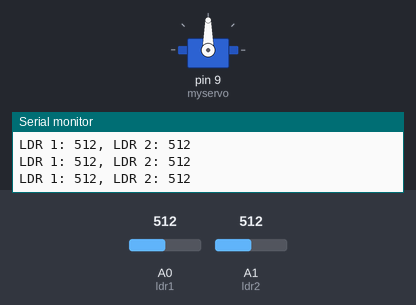
A sketch run on a simulated Arduino Uno, built with avr-gcc and run on an emulated ATmega328P. On the bench: servo, the last lines printed to the serial monitor. The test bench sets the inputs (shaded band); at power-on: A0 (ldr1) = 512, A1 (ldr2) = 512.

Above: at 1.2 s.
1.3 s: A0 (ldr1) set to 587
2.8 s: A0 (ldr1) set to 611
At 4.2 s:
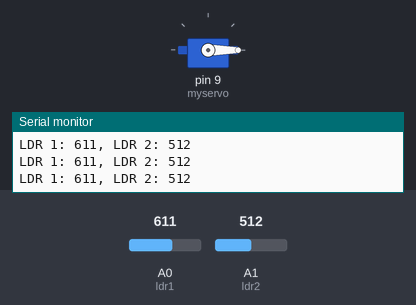
4.5 s: A0 (ldr1) set to 590
At 5.7 s:
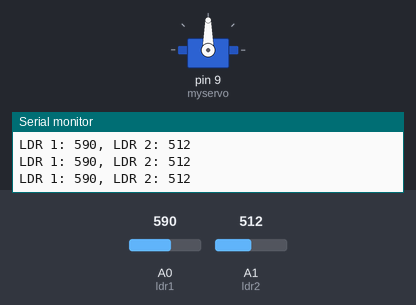
6.0 s: A1 (ldr2) set to 588
7.5 s: A1 (ldr2) set to 609
At 8.3 s:
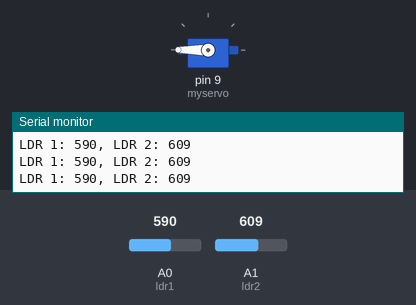
9.0 s: A1 (ldr2) set to 590
At 9.5 s:
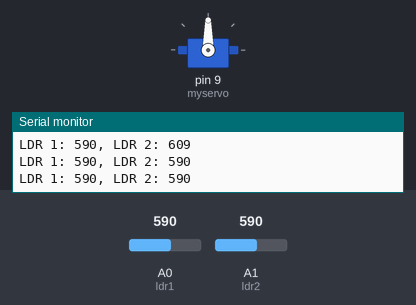
Timing chart, 0 to 11.5 s (numbered marks = the images above; inputs shaded):
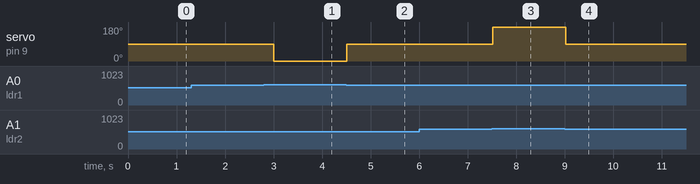

Measured:
- the behaviour switches between 600 and 601 on A0 (ldr1) (found by bisection; images 0 and 1)
- the behaviour switches between 600 and 601 on A1 (ldr2) (found by bisection; images 2 and 3)
- after the input at 2.8 s, servo on pin 9 (myservo): 90° → 0° after 0.21 s
- after the input at 4.5 s, servo on pin 9 (myservo): 0° → 90° at once
- after the input at 7.5 s, servo on pin 9 (myservo): 90° → 180° at once
- after the input at 9.0 s, servo on pin 9 (myservo): 180° → 90° at once

The sketch:

Servo_1.ino
```cpp
#include <Servo.h>

Servo myservo;

int ldr1 = A0;     // input pin for first sensor
int ldr2 = A1;     // input pin for second sensor
int val1;          // variable for first sensor value
int val2;          // variable for second sensor value
int thresh = 600;  // threshold LDR
int pos = 90;      // initial position

void setup() {
  myservo.attach(9);  // attaches the servo on pin 9 to the servo object
  Serial.begin(9600);
  pinMode(ldr1, INPUT);
  pinMode(ldr2, INPUT);
  myservo.write(pos);  // write initial position
}

void loop() {
  val1 = analogRead(ldr1);
  val2 = analogRead(ldr2);
  Serial.print("LDR 1: ");
  Serial.print(val1);
  Serial.print(", ");
  Serial.print("LDR 2: ");
  Serial.println(val2);

  if (val1 > thresh) {  // if light intensity increases on LDR 1
    myservo.write(0);   // move servo to 0 degree position
    delay(300);
  } else if (val2 > thresh) {  // if light intensity increases on LDR 2
    myservo.write(180);        // move servo to 180 degree position
    delay(300);
  } else {               // if light intensity is below threshold on both LDRs
    myservo.write(pos);  // maintain current position
    delay(300);
  }
}
```
